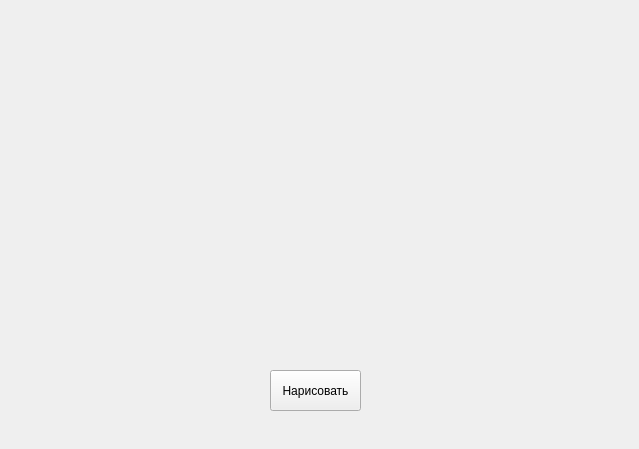
<?xml version="1.0" encoding="UTF-8"?>
<ui version="4.0">
 <class>Form</class>
 <widget class="QWidget" name="Form">
  <property name="geometry">
   <rect>
    <x>0</x>
    <y>0</y>
    <width>639</width>
    <height>449</height>
   </rect>
  </property>
  <property name="windowTitle">
   <string>Form</string>
  </property>
  <widget class="QPushButton" name="pushButton">
   <property name="geometry">
    <rect>
     <x>270</x>
     <y>370</y>
     <width>91</width>
     <height>41</height>
    </rect>
   </property>
   <property name="text">
    <string>Нарисовать</string>
   </property>
  </widget>
 </widget>
 <resources/>
 <connections/>
</ui>
